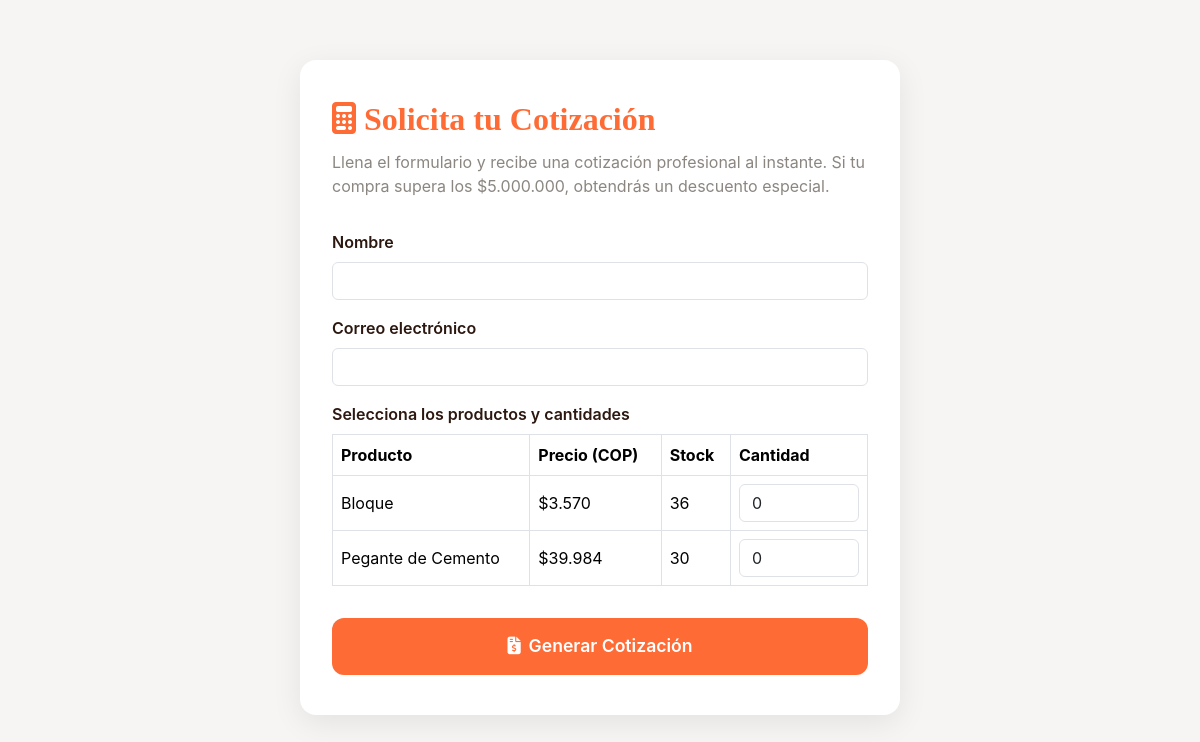
Screenshot of /cotizar/ with the database file from the repository.
### app/models/productos.py (models this page shows, shortened)
class Producto(db.Model):
    id = db.Column(db.Integer, primary_key=True)
    nombre = db.Column(db.String(100), nullable=False)
    descripcion = db.Column(db.String(255), nullable=False)
    categoria = db.Column(db.String(50), nullable=False)
    precio = db.Column(db.Float, nullable=False)
    imagen = db.Column(db.String(255))
    presentacion = db.Column(db.String(100))
    marca = db.Column(db.String(100))
    destacado = db.Column(db.Boolean, default=False)
    stock = db.Column(db.Integer, nullable=False, default=0)  # Nuevo campo para el stock

### app/routes/cotizar.py (the view, shortened to what this page needs)
@bp.route('/', methods=['GET', 'POST'])
def cotizar():
    from app.models.productos import Producto
    productos = Producto.query.filter(Producto.stock > 0).all()
    cotizacion = None
    return render_template('cotizar.html', cotizacion=session.get('cotizacion'), productos=productos)

### app/templates/cotizar.html (shortened to what this page needs)
<!DOCTYPE html>
<html lang="es">
<head>
    <link href="https://cdn.jsdelivr.net/npm/bootstrap@5.3.2/dist/css/bootstrap.min.css" rel="stylesheet">
    <link rel="stylesheet" href="https://cdnjs.cloudflare.com/ajax/libs/font-awesome/6.4.0/css/all.min.css">
</head>
<body>
    <div class="cotizar-container">
        <h1 class="cotizar-title"><i class="fas fa-calculator me-2"></i>Solicita tu Cotización</h1>
        <p class="cotizar-subtitle">Llena el formulario y recibe una cotización profesional al instante. Si tu compra supera los $5.000.000, obtendrás un descuento especial.</p>
        <form method="post">
            <div class="mb-3">
                <label for="nombre" class="form-label">Nombre</label>
                <input type="text" class="form-control" id="nombre" name="nombre" required>
            </div>
            <div class="mb-3">
                <label for="correo" class="form-label">Correo electrónico</label>
                <input type="email" class="form-control" id="correo" name="correo" required>
            </div>
            <div class="mb-3">
                <label class="form-label">Selecciona los productos y cantidades</label>
                <div class="table-responsive">
                    <table class="table table-bordered align-middle">
                        <thead>
                            <tr>
                                <th>Producto</th>
                                <th>Precio (COP)</th>
                                <th>Stock</th>
                                <th>Cantidad</th>
                            </tr>
                        </thead>
                        <tbody>
                        {% for producto in productos %}
                        <tr>
                            <td>{{ producto.nombre }}</td>
                            <td>${{ producto.precio|int|comma }}</td>
                            <td>{{ producto.stock }}</td>
                            <td>
                                <input type="number" min="0" max="{{ producto.stock }}" name="cantidad_{{ producto.id }}" class="form-control" value="0">
                            </td>
                        </tr>
                        {% endfor %}
                        </tbody>
                    </table>
                </div>
            </div>
            <button type="submit" class="btn btn-cotizar w-100"><i class="fas fa-file-invoice-dollar me-2"></i>Generar Cotización</button>
        </form>
    </div>
</body>
</html>

### app/templates/cotizar.html (style rules this page uses)
body { background: #f7f5f3; font-family: 'Inter', sans-serif; }
.cotizar-container { max-width: 600px; margin: 60px auto; background: #fff; border-radius: 16px; box-shadow: 0 8px 30px rgba(0,0,0,0.08); padding: 40px 32px; }
.cotizar-title { font-family: 'Playfair Display', serif; font-size: 2rem; font-weight: 700; color: #FF6B35; margin-bottom: 12px; }
.cotizar-subtitle { color: #8B8680; margin-bottom: 32px; }
.form-label { font-weight: 600; color: #2C1810; }
.btn-cotizar { background: #FF6B35; color: #fff; font-weight: 600; border-radius: 12px; padding: 14px 0; font-size: 1.1rem; }

### rows the page displays
Producto: nombre "Bloque", precio|comma "3.570", stock "36"
Producto: nombre "Pegante de Cemento", precio|comma "39.984", stock "30"
